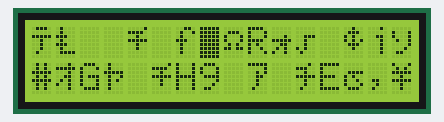
The sketch below on a simulated Arduino Uno, built with avr-gcc and run on an emulated ATmega328P. Shown: 16×2 character LCD. Random numbers use the default seed unless the sketch sets one.

Above: at 0.22 s.
At 4.93 s:
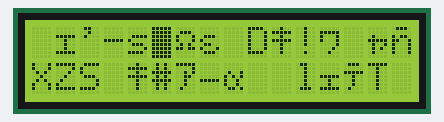
At 9.94 s:
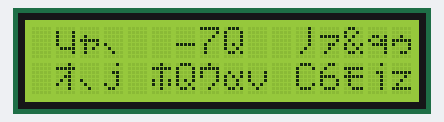
At 19.98 s:
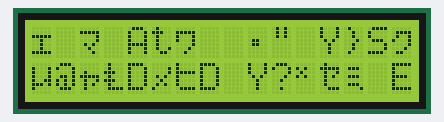
At 29.71 s:
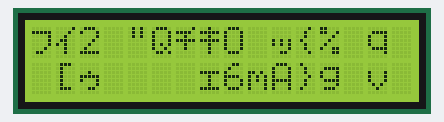
At 39.75 s:
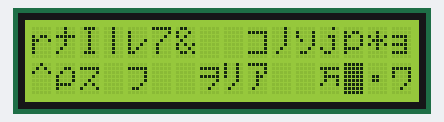

The sketch:

lcd_experiment.ino
```cpp
#include <LiquidCrystal.h>

LiquidCrystal lcd(12, 11, 5, 4, 3, 2);
const int columnCount = 16;
const int rowCount = 2;
int displayFlash = 300;
int count = 0;

void setup() {
  lcd.begin(columnCount, rowCount);
}

void loop() {
  randomSeed(millis());
  for (int s = 0; s < rowCount; s++) {
    for (int i = 0; i < columnCount; i++) {
      int randNumber = random(12000, 12500);
      lcd.setCursor(i,s);
      lcd.print((char)randNumber);
    }
  }

  delay(displayFlash);
  lcd.clear();

  count++;
}
```
